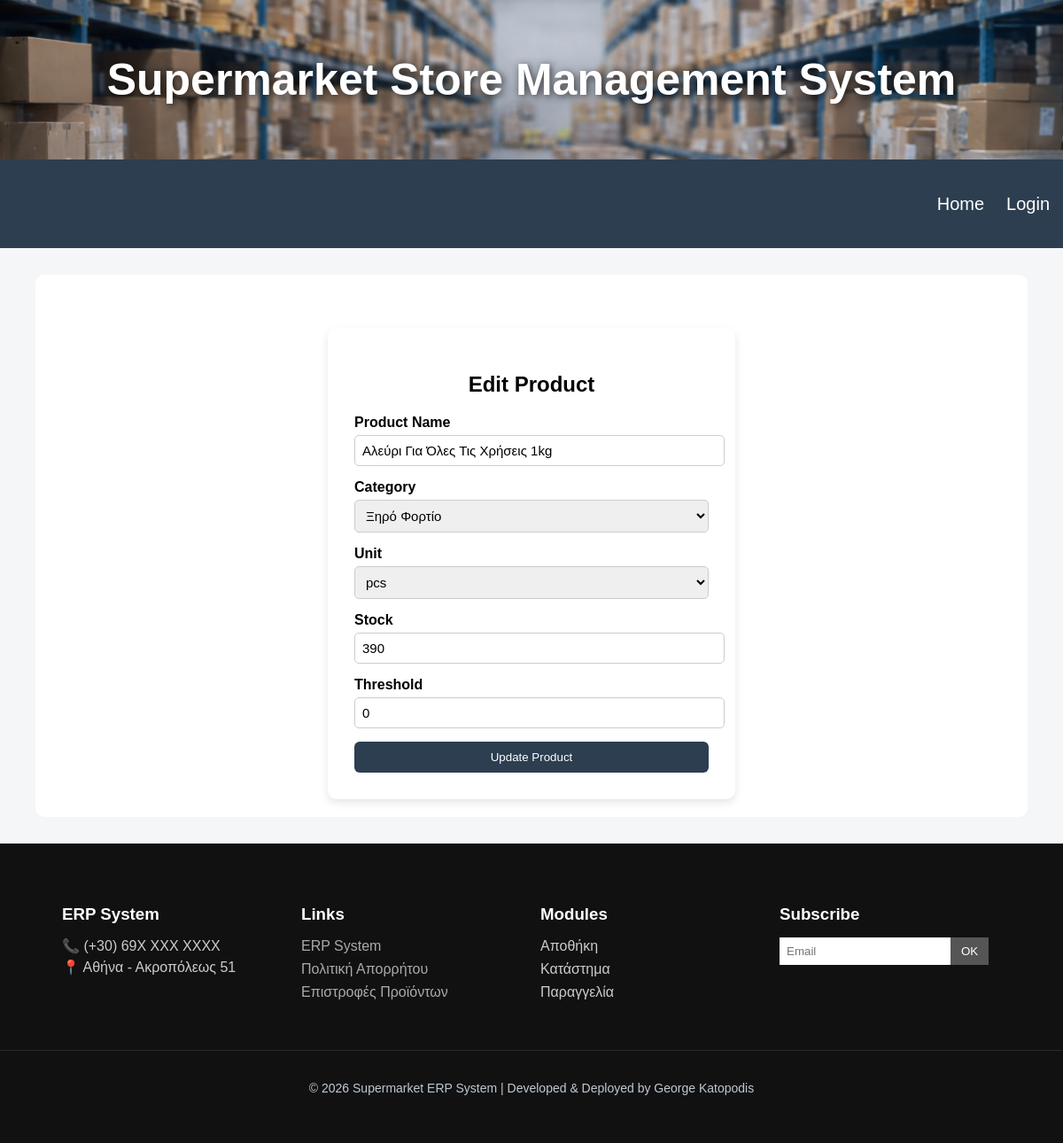
Before: /edit_product/25 with the older database file.
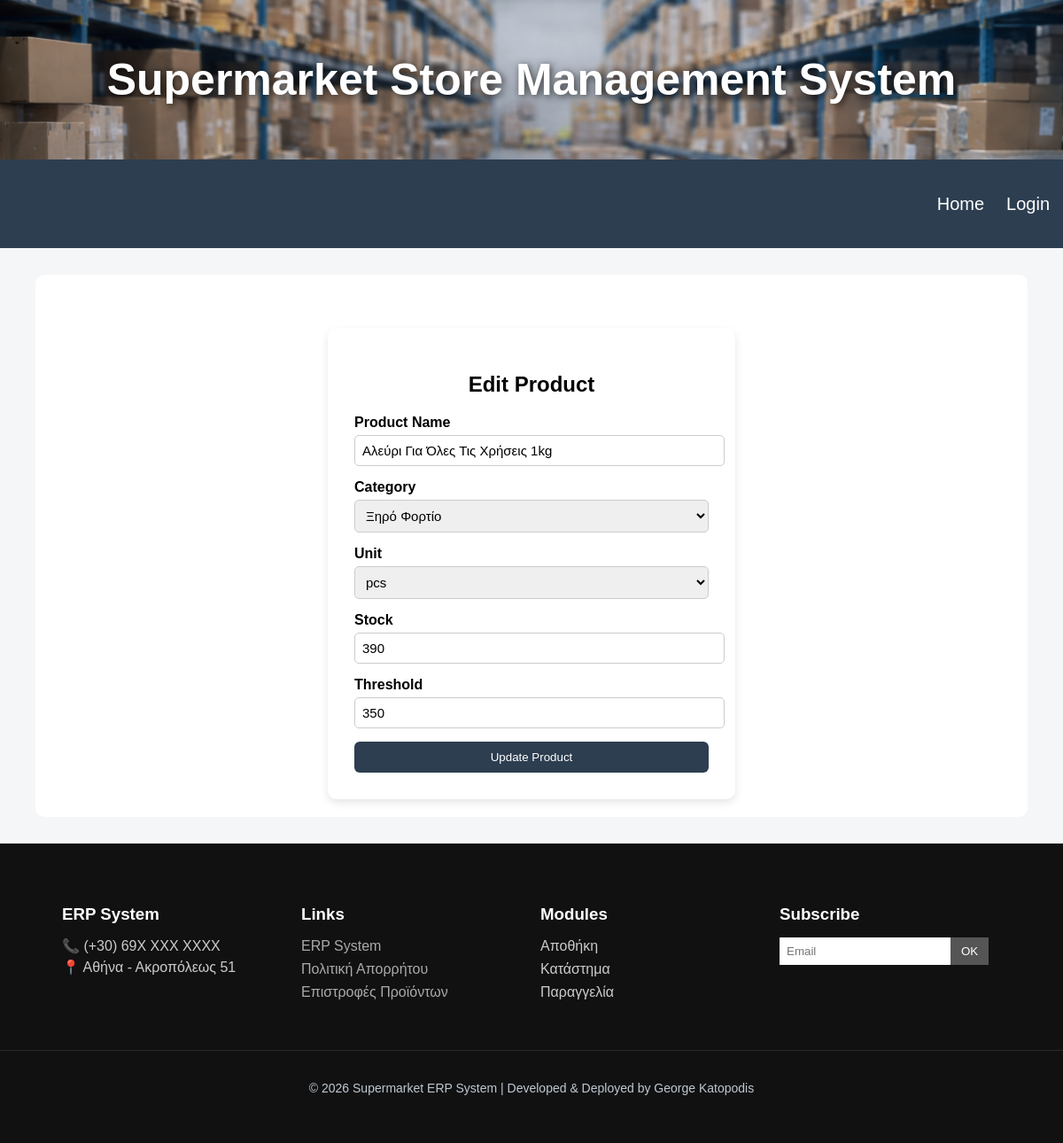
After: the same page with the newer database file.
### tables this page shows
CREATE TABLE products (
    product_id INTEGER PRIMARY KEY AUTOINCREMENT,
    product_name VARCHAR(100) NOT NULL,
    product_category VARCHAR(50) NOT NULL,
    product_price REAL NOT NULL
, product_unit TEXT, is_active INTEGER DEFAULT 1, threshold INTEGER DEFAULT 0);

### app.py (the view, shortened to what this page needs)
@app.route("/edit_product/<int:product_id>", methods=["GET", "POST"])
def edit_product(product_id):
    conn = get_db_connection()
    product = conn.execute("""
        SELECT p.*, w.quantity
        FROM products p
        JOIN warehouse_stock w ON p.product_id = w.product_id
        WHERE p.product_id=?
    """, (product_id,)).fetchone()
    conn.close()
    return render_template("edit_product.html", product=product)

### app.py (called while the page is built)
def get_db_connection():
    connection = sqlite3.connect(DATABASE_PATH)
    connection.row_factory = sqlite3.Row
    return connection

### templates/edit_product.html (shortened to what this page needs)
{% extends "base.html" %}
{% block extra_css %}
    <link rel="stylesheet" href="{{ url_for('static', filename='forms.css') }}">
{% endblock %}
{% block content %}
<div class="form-container">
    <div class="form-box">
        <h2>Edit Product</h2>
        <form method="post">
            <div class="form-group">
                <label>Product Name</label>
                <input type="text" name="product_name" value="{{ product['product_name'] }}">
            </div>
            <div class="form-group">
                <label>Category</label>
                <select name="category">
                    <option value="Ξηρό Φορτίο" {% if product['product_category']=="Ξηρό Φορτίο" %}selected{% endif %}>Ξηρό Φορτίο</option>
                </select>
            </div>
            <div class="form-group">
                <label>Unit</label>
                <select name="unit">
                    <option value="pcs" {% if product['product_unit']=="pcs" %}selected{% endif %}>pcs</option>
                </select>
            </div>
            <div class="form-group">
                <label>Stock</label>
                <input type="number" name="quantity" value="{{ product['quantity'] }}">
            </div>
            <div class="form-group">
                <label>Threshold</label>
                <input type="number" name="threshold" value="{{ product['threshold'] }}">
            </div>
            <button type="submit" class="btn">Update Product</button>
        </form>
    </div>
</div>
{% endblock %}

Changed rows visible on the page:
changed products "Αλεύρι Για Όλες Τις Χρήσεις 1kg": threshold "0" → "350"
